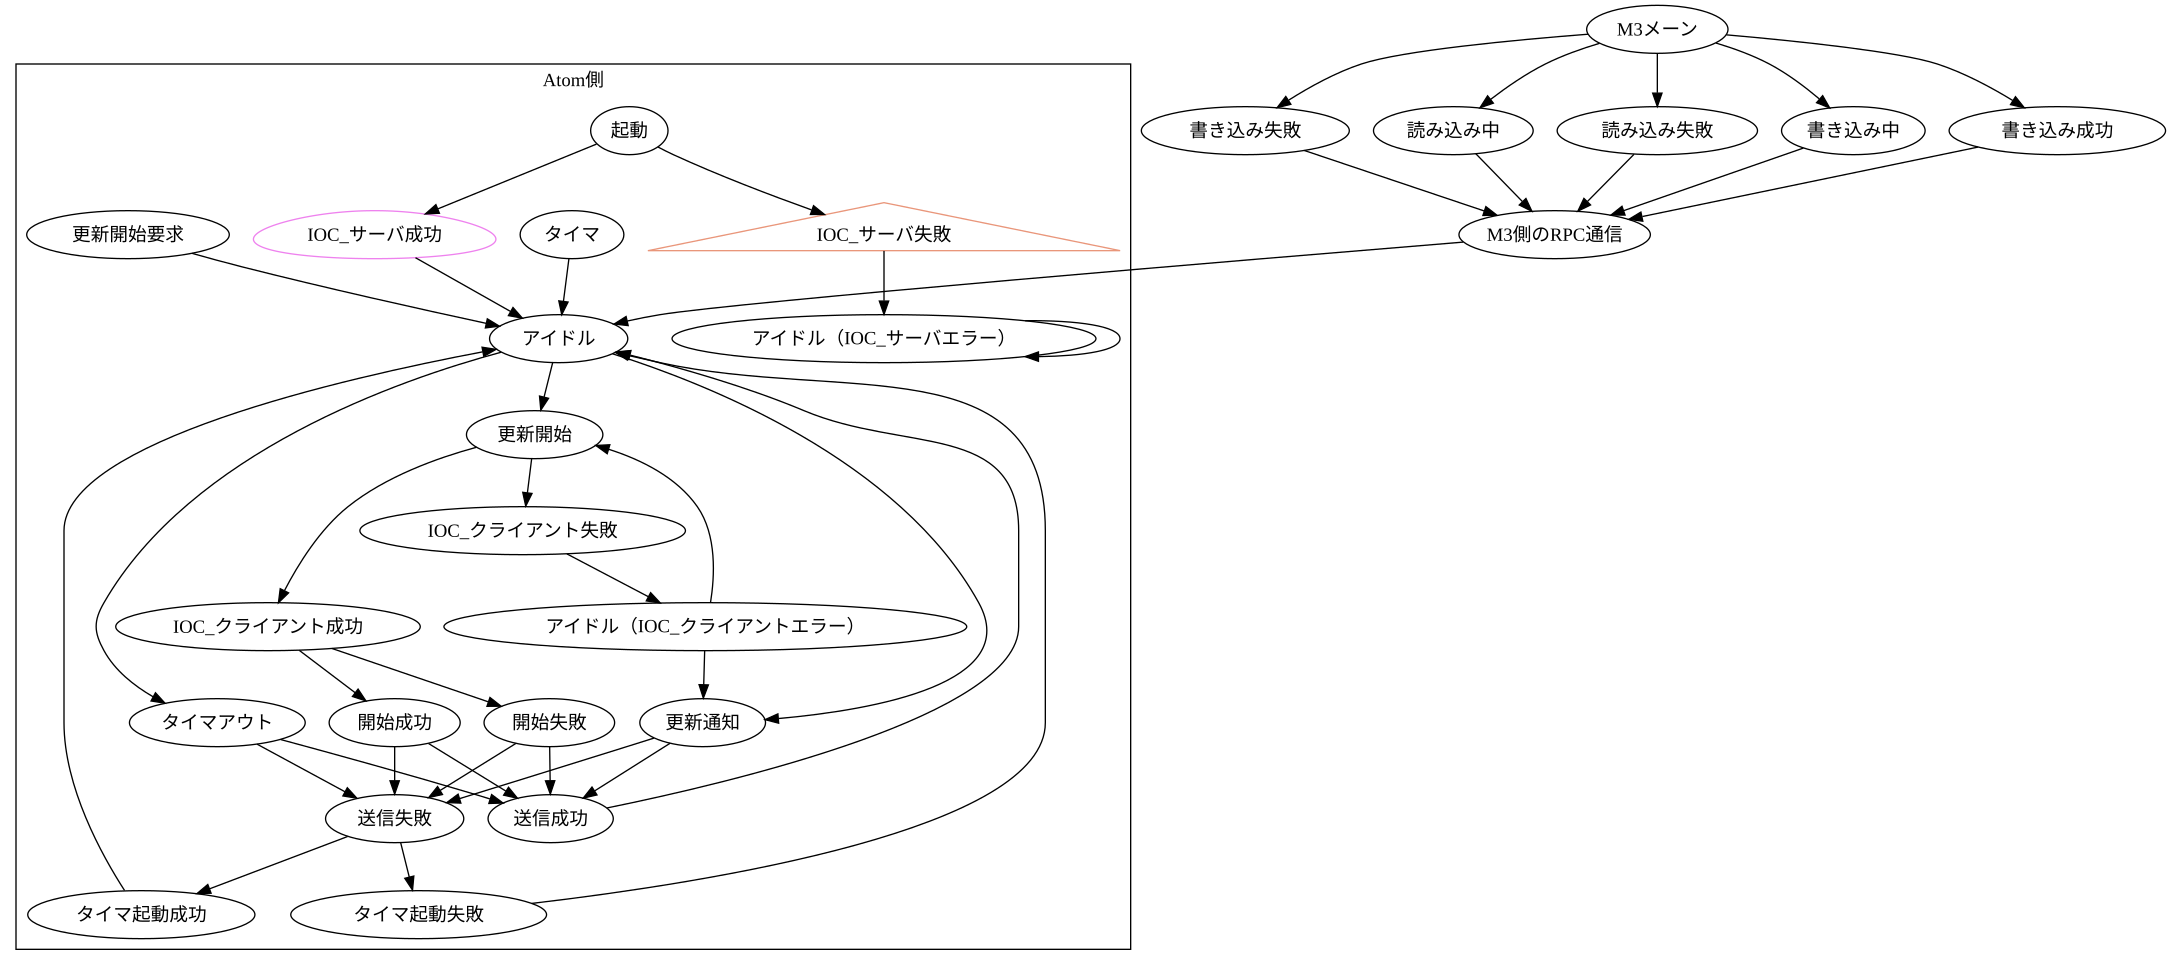

Here is the Python script that generated this plot:
import copy
import random
import re
import os
import subprocess
import csv
class DotNodeAttr(object):
    def __init__(self):
        self._info={}
    def setAttr(self,key,value):
        self._info[key]=value
    def __str__(self):
        outtext=[]
        for (key,value) in sorted(self._info.iteritems()):
            outtext.append("%s=\"%s\""%(key,value))
        if len(outtext)>0:
            outstr='['+','.join(outtext)+']'
        else:
            outstr=''
        return outstr
class DotNode(object):
    def __init__(self,key,label,memo,color='black',shape='ellipse'):
        self._key=key
        self._label=label
        self._memo=memo
        self.textlen8()
        self._attr=DotNodeAttr()
        self.setAttr('color',color)
        self.setAttr('shape',shape)
    def setFakeLabel(self,text):
        # dot cannot manipulate japanese characters
        # use random ascii characters instead.
        self._fakelabel=text
    def getFakeLabel(self):
        return self._fakelabel
    def getLabelLength(self):
        return self._labellength
    def setAttr(self,key,value):
        if key=='shape' and value.startswith(r'polygon'):
            if len(value)==len(r'polygon'):
                sides=6
            else:
                sides=int(value[len(r'polygon'):])
            value='polygon'
            self._attr.setAttr('sides',sides)
        self._attr.setAttr(key,value)
    def checkKey(self,key):
        return self._key==str(key)
    def getLabel(self):
        return self._label
    def getMemo(self):
        return self._memo
    def __str__(self):
        outtext="%s %s;" % (self._fakelabel,str(self._attr))
        return outtext
    def textlen8(self,code='cp932'):
        # calculate text length (one japanese character = two ascii characters)
        data=self._label.decode(code).encode('utf8')
        index=0
        ret=0
        length=len(data)
        while index<length:
            idata=ord(data[index])
            if idata<=0x7f:
                ret+=1
                index+=1
            elif 0xc0<=idata<=0xdf:
                # 2 bytes character
                ret+=2
                index+=2
            elif 0xe0<=idata<=0xef:
                # 3 bytes character
                ret+=2
                index+=3
            elif 0xf0<=idata<=0xf7:
                # 4 bytes character
                ret+=2
                index+=4
            elif 0xf8<=idata<=0xfb:
                # 5 bytes character
                ret+=2
                index+=5
            elif 0xfc<=idata<=0xfd:
                # 6 bytes character
                ret+=2
                index+=6
        self._fakelabel='_'*ret
        self._labellength=ret

class DotGraph(object):
    def __init__(self):
        self._dotexe=r'C:\Program Files\Graphviz2.26.3\bin\dot.exe'
        self.init()
    def init(self):
        self._nodes=[]
        self._fakelabels={} # random labels for substituting japanese labels
        self._edges=[]
        self._groups=[] # [{label:string,fakelabel:ascii_string,nodes:[index,...]},...]
        self._ungroup=[]
        self._currentg=-1
    def parse(self,filename):
        self.init()
        filepat=re.compile(r'^(?P<name>.+)\.(?P<ext>[^.]+)$')
        refilepat=filepat.search(filename)
        if refilepat:
            name=refilepat.group('name')
            ext=refilepat.group('ext')
            dotfile=name+r'.dot'
            svgfile=name+r'.svg'
            self.parseExcelTab(filename)
            self.outputDot(dotfile)
            self.generateSVG(dotfile,svgfile)
            self.modifySVG(svgfile)
    def parseExcelTab(self,filename):
        fh=open(filename,'rU')
        sreader=csv.reader(fh,'excel-tab')
        flag_header=False
        for parts in sreader:
            if not flag_header:
                if '#START#' in parts:
                    # group start
                    startindex=parts.index('#START#')+1
                    stopindex=parts.index('#STOP#')-1
                    labelindex=parts.index('#START#')
                    textindex=parts.index('#LABEL#')
                    memoindex=parts.index('#MEMO#')
                    if '#COLOR#' in parts:
                        colorindex=parts.index('#COLOR#')
                    else:
                        colorindex=-1
                    if '#SHAPE#' in parts:
                        shapeindex=parts.index('#SHAPE#')
                    else:
                        shapeindex=-1
                    flag_header=True
                    dstkeys=parts[startindex:(stopindex+1)]
                    if len(parts)>stopindex+2 and parts[stopindex+2]:
                        # group label exists
                        self.startGroup(parts[stopindex+2])
            else:
                if '#GROUPEND#' in parts:
                    # group end
                    flag_header=False
                    self.stopGroup()
                else:
                    # create a node
                    node=DotNode(parts[labelindex],parts[textindex],parts[memoindex])
                    if colorindex>=0 and parts[colorindex]:
                        node.setAttr('color',parts[colorindex])
                    if shapeindex>=0 and parts[shapeindex]:
                        node.setAttr('shape',parts[shapeindex])
                    nindex=self.addNode(node)
                    # create edes starting from the current node
                    for i in range(len(parts)-startindex):
                        if parts[i+startindex]:
                            self.addEdge(nindex,dstkeys[i],parts[i+startindex])
        fh.close()
    def startGroup(self,label=""):
        self._currentg=self.getGroupNum()
        self._groups.append({})
        self._groups[self._currentg]['label']=label
        self._groups[self._currentg]['nodes']=[]
        node=DotNode(str(self._currentg),label,'')
        llen=node.getLabelLength()
        # generate one uniq fake label
        flabel='N#'+self.randomtext(llen)
        while flabel in self._fakelabels:
            flabel='N#'+self.randomtext(llen)
        self._fakelabels[flabel]=self._currentg
        # add a fake label starting with "G#" so as to distinguish from a node
        flabel='G#'+flabel[2:]
        self._fakelabels[flabel]=self._currentg
        self._groups[self._currentg]['fakelabel']=flabel[2:]
    def stopGroup(self):
        self._currentg=-1
    def getGroupNum(self):
        return len(self._groups)
    def selectGroup(self,index):
        self._currentg=int(index)%self.getGroupNum()
    def addNode(self,node):
        nodeindex=len(self._nodes)
        self._nodes.append(copy.deepcopy(node))
        if self._currentg>=0:
            self._groups[self._currentg]['nodes'].append(nodeindex)
        else:
            self._ungroup.append(nodeindex)
        llen=self._nodes[nodeindex].getLabelLength()
        # generate one uniq fake label
        flabel='N#'+self.randomtext(llen)
        while flabel in self._fakelabels:
            flabel='N#'+self.randomtext(llen)
        self._fakelabels[flabel]=nodeindex
        self._nodes[nodeindex].setFakeLabel(flabel[2:])
        return nodeindex
    def getNodeIndex(self,key):
        ret=-1
        for i in range(len(self._nodes)):
            if self._nodes[i].checkKey(key):
                ret=i
                break
        return ret
    def addEdge(self,srcindex,dstkey,edgeattr):
        self._edges.append((int(srcindex),str(dstkey),str(edgeattr),))
    def outputDot(self,filename):
        outtext="digraph G {\n"
        for i in range(len(self._groups)):
            outtext+="\tsubgraph cluster%d {\n" % (i)
            outtext+="\t\tlabel=\"%s\";\n" % (self._groups[i]['fakelabel'])
            for ni in self._groups[i]['nodes']:
                outtext+="\t\t"+str(self._nodes[ni])+"\n"
            outtext+="\t}\n"
        for i in range(len(self._edges)):
            srctext=self._nodes[self._edges[i][0]].getFakeLabel()
            dsttext=self._nodes[self.getNodeIndex(self._edges[i][1])].getFakeLabel()
            outtext+="\t%s -> %s [%s];\n" % (srctext,dsttext,self._edges[i][2])
        outtext+="}\n"
        fh=open(filename,'w')
        fh.write(outtext)
        fh.close()
    def generateSVG(self,dotfile,svgfile):
        param=[self._dotexe,r'-Tsvg',dotfile,r'-o',svgfile]
        subprocess.check_call(param)
        return
    def modifySVG(self,filename):
        outtext=""
        pat=re.compile(r'^(?P<prefix>.+class="node"><title>)(?P<label>.+?)(?P<postfix></title>.*)') # pattern for node hint
        pat2=re.compile(r'^(?P<prefix>.+>)(?P<label>[a-zA-Z_]+)(?P<postfix></text>.*)') # pattern for node label and group label
        pat3=re.compile(r'^(?P<prefix>.+class="edge"><title>)(?P<label1>[a-zA-Z_]+)&#45;&gt;(?P<label2>[a-zA-Z_]+)(?P<postfix></title>.*)') # pattern for edge
        fh=open(filename,'rU')
        for line in fh.readlines():
            retpat=pat.search(line)
            retpat2=pat2.search(line)
            retpat3=pat3.search(line)
            if retpat:
                label='N#'+retpat.group('label')
                text=self._nodes[self._fakelabels[label]].getMemo()
                text=text.decode('cp932').encode('utf8')
                line=retpat.group('prefix')+text+retpat.group('postfix')+"\n"
            if retpat2:
                label='G#'+retpat2.group('label')
                if label in self._fakelabels:
                    # group label
                    text=self._groups[self._fakelabels[label]]['label']
                else:
                    # node label
                    text=self._nodes[self._fakelabels['N#'+label[2:]]].getLabel()
                text=text.decode('cp932').encode('utf8')
                line=retpat2.group('prefix')+text+retpat2.group('postfix')+"\n"
            if retpat3:
                label='N#'+retpat3.group('label1')
                label2='N#'+retpat3.group('label2')
                text=self._nodes[self._fakelabels[label]].getLabel()
                text2=self._nodes[self._fakelabels[label2]].getLabel()
                text=text.decode('cp932').encode('utf8')
                text2=text2.decode('cp932').encode('utf8')
                line=retpat3.group('prefix')+text+r'&#45;&gt;'+text2+retpat3.group('postfix')+"\n"
            outtext+=line
        fh.close()
        if os.path.exists(filename+".bak"):
            os.unlink(filename+".bak")
        os.rename(filename,filename+".bak")
        fh=open(filename,'w')
        fh.write(outtext)
        fh.close()
    def randomtext(self,length):
        allchar=r'abcdefghijklmnopqrstuvwxyzABCDEFGHIJKLMNOPQRSTUVWXYZ_'
        allchar=allchar*(1+length/len(allchar))
        return "".join(random.sample(allchar,length))

if __name__=='__main__':
    sob=DotGraph()
    sob.parse('svg.txt')
